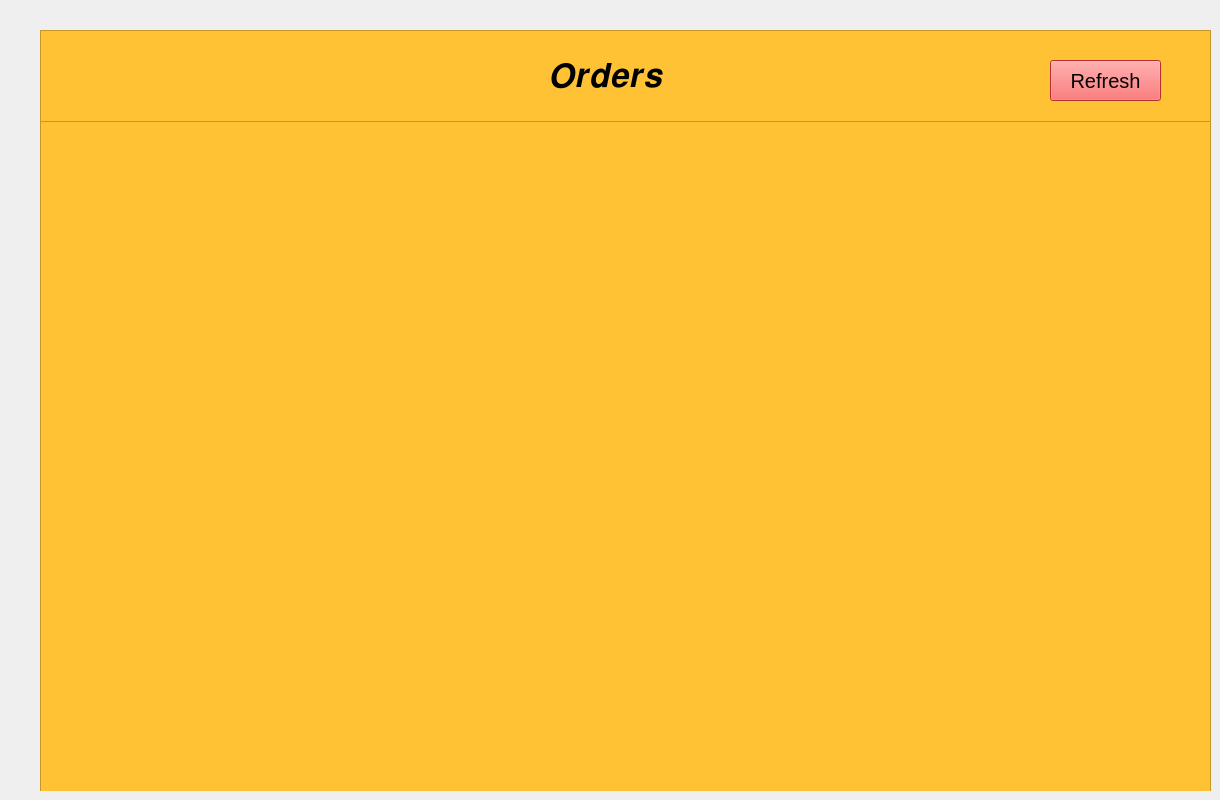
    <widget class="QWidget" name="ordertab">
     <attribute name="title">
      <string>Orders</string>
     </attribute>
     <widget class="QFrame" name="frame_11">
      <property name="geometry">
       <rect>
        <x>40</x>
        <y>30</y>
        <width>1171</width>
        <height>761</height>
       </rect>
      </property>
      <property name="styleSheet">
       <string notr="true">background-color: rgb(255, 194, 53)</string>
      </property>
      <property name="frameShape">
       <enum>QFrame::StyledPanel</enum>
      </property>
      <property name="frameShadow">
       <enum>QFrame::Raised</enum>
      </property>
      <widget class="QLabel" name="label_7">
       <property name="geometry">
        <rect>
         <x>510</x>
         <y>10</y>
         <width>181</width>
         <height>71</height>
        </rect>
       </property>
       <property name="styleSheet">
        <string notr="true">font-size: 25pt</string>
       </property>
       <property name="text">
        <string>𝑶𝒓𝒅𝒆𝒓𝒔</string>
       </property>
      </widget>
      <widget class="QTableWidget" name="tableWidget">
       <property name="geometry">
        <rect>
         <x>0</x>
         <y>91</y>
         <width>1171</width>
         <height>671</height>
        </rect>
       </property>
      </widget>
      <widget class="QPushButton" name="pushButton_10">
       <property name="geometry">
        <rect>
         <x>1010</x>
         <y>30</y>
         <width>111</width>
         <height>41</height>
        </rect>
       </property>
       <property name="styleSheet">
        <string notr="true">background-color: rgb(255, 66, 66); font-size: 15pt</string>
       </property>
       <property name="text">
        <string>Refresh</string>
       </property>
      </widget>
     </widget>
    </widget>
